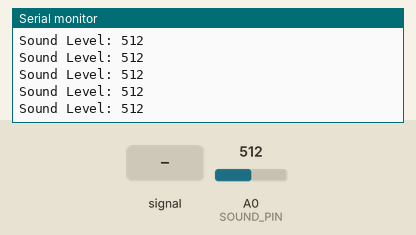
Recording of a sketch running on a simulated Arduino Uno, built with avr-gcc and run on an emulated ATmega328P. On the bench: the last lines printed to the serial monitor. The inputs (shaded band) are chosen by the test bench; at power-on: A0 (SOUND_PIN) = 512.

Above: at 1.2 s.
1.3 s: A0 (SOUND_PIN) fed a 200 Hz sine of ±81 counts around its level
At 1.31 s:
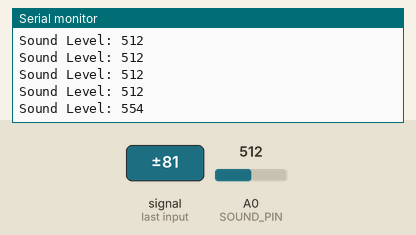
2.8 s: A0 (SOUND_PIN) set to 716
At 2.82 s:
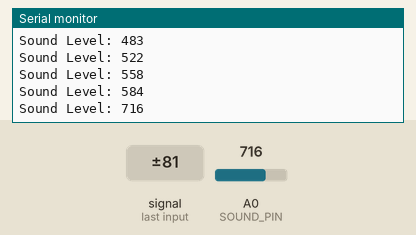
4.3 s: A0 (SOUND_PIN) fed a 1000 Hz sine of ±255 counts around its level
At 4.32 s:
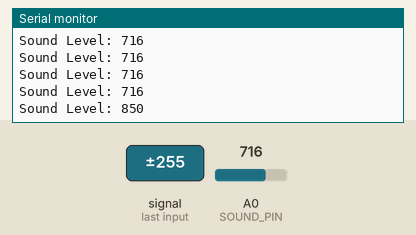
5.8 s: A0 (SOUND_PIN) set to 900
At 5.83 s:
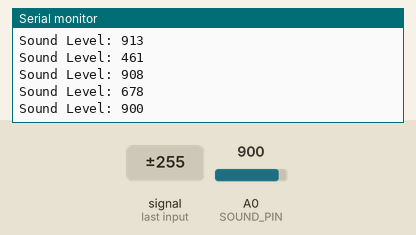
Timing chart, 0 to 8.3 s (numbered marks = the images above; inputs shaded):
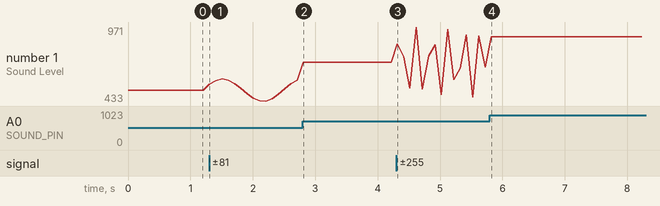

Measured:
- after the input at 1.3 s, the serial monitor: prints a new line at once (image 1)
- after the input at 2.8 s, the serial monitor: prints a new line at once (image 2)
- after the input at 4.3 s, the serial monitor: prints a new line at once (image 3)
- after the input at 5.8 s, the serial monitor: prints a new line at once (image 4)
- plotted number 1: 512 → 584 after the input at 1.3 s, 584 → 716 after the input at 2.8 s, 716 → 678 after the input at 4.3 s, 678 → 900 after the input at 5.8 s

The sketch:

sensor_test.ino
```cpp
#define SOUND_PIN A0

void setup() {
  Serial.begin(9600);
}

void loop() {
  int soundValue = analogRead(SOUND_PIN);

  Serial.print("Sound Level: ");
  Serial.println(soundValue);

  delay(100);
}
```
